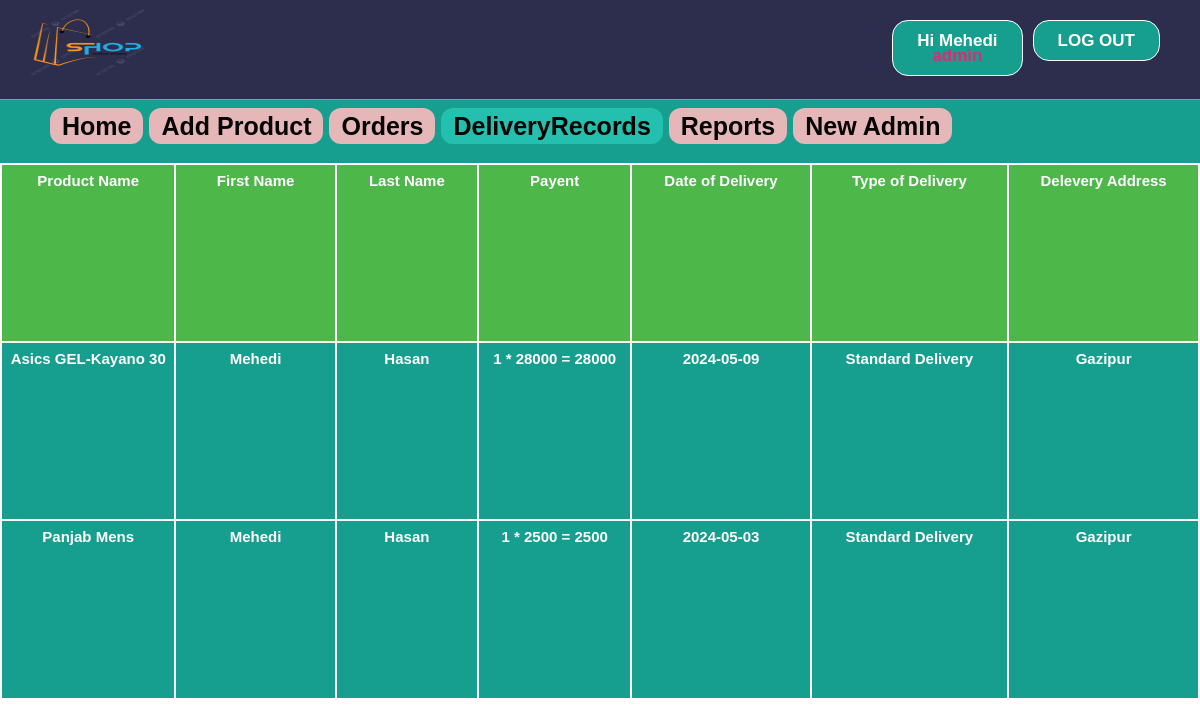
The page /admin/DeliveryRecords.php (signed in) on the database its author committed.
### tables this page shows
CREATE TABLE `orders` (
  `id` int(11) NOT NULL,
  `uid` int(11) NOT NULL,
  `pid` int(11) NOT NULL,
  `quantity` int(11) NOT NULL,
  `oplace` text NOT NULL,
  `mobile` varchar(15) NOT NULL,
  `dstatus` varchar(10) NOT NULL DEFAULT 'no',
  `odate` date NOT NULL,
  `ddate` date NOT NULL,
  `delivery` varchar(30) NOT NULL
);

CREATE TABLE `products` (
  `id` int(11) NOT NULL,
  `pName` varchar(100) NOT NULL,
  `price` int(11) NOT NULL,
  `piece` int(11) NOT NULL,
  `description` text NOT NULL,
  `available` int(11) NOT NULL,
  `category` varchar(100) NOT NULL,
  `type` varchar(100) NOT NULL,
  `item` varchar(100) NOT NULL,
  `pCode` varchar(20) NOT NULL,
  `picture` text NOT NULL
);

CREATE TABLE `user` (
  `id` int(11) NOT NULL,
  `firstName` varchar(25) NOT NULL,
  `lastName` varchar(25) NOT NULL,
  `email` varchar(100) NOT NULL,
  `mobile` varchar(20) NOT NULL,
  `address` varchar(120) NOT NULL,
  `password` varchar(100) NOT NULL,
  `confirmCode` varchar(10) NOT NULL,
  `activation` varchar(10) NOT NULL DEFAULT 'no'
);

### admin/DeliveryRecords.php (the view, shortened to what this page needs)
<?php include ( "../inc/connect.inc.php" ); ?>
<?php
if (!isset($_SESSION['admin_login'])) {
	header("location: login.php");
	$user = "";
}
else {
	$user = $_SESSION['admin_login'];
	$result = mysqli_query($con, "SELECT * FROM admin WHERE id='$user'");
		$get_user_email = mysqli_fetch_assoc($result);
			$uname_db = $get_user_email['firstName'];
			$utype_db=$get_user_email['type'];
}
?>
<!doctype html>
<html>
	<head>
		<link rel="stylesheet" type="text/css" href="../css/style.css">
	</head>
	<body class="home-welcome-text" style="background-image: url(../image/homebackgrndimg2.png);">
		<div class="homepageheader">
			<div class="signinButton loginButton">
				<div class="uiloginbutton signinButton loginButton" style="margin-right: 40px;">
					<?php
						if ($user!="") {
							echo '<a style="text-decoration: none;color: #fff;" href="logout.php">LOG OUT</a>';
						}
					 ?>
				</div>
				<div class="uiloginbutton signinButton loginButton">
					<?php
						if ($user!="") {
							echo '<a style="text-decoration: none;color: #fff;" href="login.php">Hi '.$uname_db.'</br><span style="color: #de2a74">'.$utype_db.'</span></a>';
						}
						else {
							echo '<a style="text-decoration: none;color: #fff;" href="login.php">LOG IN</a>';
						}
					 ?>
				</div>
			</div>
			<div style="float: left; margin: 5px 0px 0px 23px;">
				<a href="index.php">
					<img style=" height: 75px; width: 130px;" src="../image/logo.png">
				</a>
			</div>
		</div>
		<div class="categolis">
			<table>
				<tr>
					<th>
						<a href="index.php" style="text-decoration: none;color: #040403;padding: 4px 12px;background-color: #e6b7b8;border-radius: 12px;">Home</a>
					</th>
					<th><a href="addproduct.php" style="text-decoration: none;color: #040403;padding: 4px 12px;background-color: #e6b7b8;border-radius: 12px;">Add Product</a></th>
					<th><a href="orders.php" style="text-decoration: none;color: #040403;padding: 4px 12px;background-color: #e6b7b8;border-radius: 12px;">Orders</a></th>
				<th><a href="DeliveryRecords.php" style="text-decoration: none;color: #040403;padding: 4px 12px;background-color: #24bfae;border-radius: 12px;">DeliveryRecords</a></th>
					<?php
						if($utype_db == 'admin'){
							echo '<th><a href="report.php" style="text-decoration: none;color: #040403;padding: 4px 12px;background-color: #e6b7b8;border-radius: 12px;">Reports</a></th>
								<th><a href="newadmin.php" style="text-decoration: none;color: #040403;padding: 4px 12px;background-color: #e6b7b8;;border-radius: 12px;">New Admin</a></th>';
						}
					?>
				</tr>
			</table>
		</div>
		<div>
			<table class="rightsidemenu">
				<tr style="font-weight: bold;" colspan="10" bgcolor="#4DB849">
					<th>Product Name</th>
					<th>First Name</th>
					<th>Last Name</th>
					<th>Payent</th>
					<th>Date of Delivery</th>
					<th>Type of Delivery</th>
					<th>Delevery Address</th>
				</tr>
				<tr>
					<?php include ( "../inc/connect.inc.php");
					$query = "SELECT * FROM orders WHERE dstatus='Yes' ORDER BY id DESC";
					$run = mysqli_query($con, $query);
					while ($row=mysqli_fetch_assoc($run)) {
						$ouid = $row['uid'];
						$opid = $row['pid'];
						$deliv = $row['delivery'];
						$query3 = "SELECT * FROM products WHERE id='$opid'";
						$run3 = mysqli_query($con, $query3);
						$row3=mysqli_fetch_assoc($run3);
						$pname = $row3['pName'];
						$oquantity = $row['quantity'];
						$oplace = $row['oplace'];
						$ddate = $row['ddate'];
						$query1 = "SELECT * FROM user WHERE id='$ouid'";
						$run1 = mysqli_query($con, $query1);
						$row1=mysqli_fetch_assoc($run1);
						$ofname = $row1['firstName'];
						$olname = $row1['lastName'];
						$query2 = "SELECT * FROM products WHERE id='$opid'";
						$run2 = mysqli_query($con, $query2);
						$row2=mysqli_fetch_assoc($run2);
						$oprice = $row2['price'];
					 ?>
					<th><?php echo $pname; ?></th>
					<th><?php echo $ofname; ?></th>
					<th><?php echo $olname; ?></th>
					<th><?php echo ''.$oquantity.' * '.$oprice.' = '.$oquantity*$oprice.''; ?></th>
					<th><?php echo $ddate; ?></th>
					<th><?php echo $deliv; ?></th>
					<th><?php echo $oplace; ?></th>
				</tr>
				<?php } ?>
			</table>
		</div>
	</body>
</html>

### css/style.css (style rules this page uses)
html, body, div, span, applet, object, iframe, h1, h2, h3, h4, h5, h6, p, blockquote, pre, a, abbr, acronym, address, big, cite, code, del, dfn, em, img, ins, kbd, q, s, samp, small, strike, strong, sub, sup, tt, var, b, u, i, center, dl, dt, dd, ol, ul, li, fieldset, form, label, legend, table, caption, tbody, tfoot, thead, tr, th, td, article, aside, canvas, details, embed, figure, figcaption, footer, header, hgroup, menu, nav, output, ruby, section, summary, time, mark, audio, video { margin: 0; padding: 0; border: 0; font: inherit; vertical-align: baseline; box-sizing: border-box; }
body { line-height: normal; }
table { border-collapse: collapse; border-spacing: 0; }
* { margin: 0px; padding: 0px; }
body, button, input, label, select, td, textarea { font-family: Arial, Helvetica, tahoma,verdana,arial,sans-serif; font-size: 12px; }
body { width: 100%; position: relative; background-color: #ffffff; min-width: 1080px; }
.homepageheader { position: fixed; height: 100px; width: 100%; min-width: 980px; border-bottom: 1px solid #8E9D8E; margin: 0px; background-image: initial; background-position-x: initial; background-position-y: initial; background-size: initial; background-attachment: initial; background-origin: initial; background-clip: initial; background-color: #2d2d4d;; }
.loginButton .signinButton { color: #FFFFFF; background: #169E8F; border: 1px solid #FFFFFF; cursor: pointer; display: inline-block; font-weight: bold; line-height: 15px; padding: 12px 24px; border-radius: 16px; text-align: center; text-decoration: none; float: right; margin: 20px 0px 0px 10px; font-size: 17px; }
.categolis { line-height: 1.3; font-weight: bold; color: #fff; padding: 110px 0px 20px 50px; background-color: #169e8f; text-align: center; font-size: 25px; }
.categolis table tbody tr th { padding: 0px 6px 0px 0px; }
.rightsidemenu { float: right; text-align: center; width: 100%; margin: 0px; background-color: #169e8f; font-size: 15px; color: #fff; font-weight: bold; height: 537px; overflow: auto; }
.rightsidemenu th { margin-top: 5px; border: 2px solid; padding: 7px 2px; width: 10px; }

### rows shown on the page
orders: products.pName "Asics GEL-Kayano 30", user.firstName "Mehedi", user.lastName "Hasan", quantity "1", products.price "28000", $oquantity*$oprice "28000", ddate "2024-05-09", delivery "Standard Delivery", oplace "Gazipur"
orders: products.pName "Panjab Mens", user.firstName "Mehedi", user.lastName "Hasan", quantity "1", products.price "2500", $oquantity*$oprice "2500", ddate "2024-05-03", delivery "Standard Delivery", oplace "Gazipur"

### other values the page prints
$uname_db "Mehedi"
